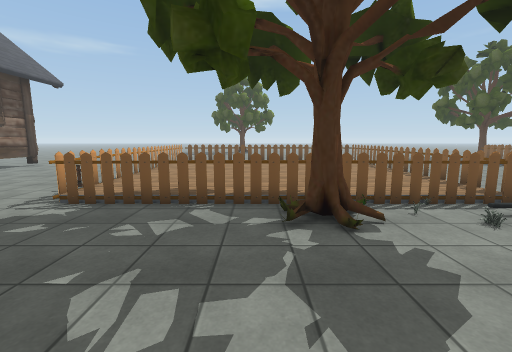
view 1 (above)

24 first-person views from a walk through a scene from a Unity 3-D project. The camera is 1.5 m above the floor, tilts 8° down and sees 90° across. The floor is counted in squares, 1 m on a side. Each view is taken from the middle of a square. On the plan, view 1 faces up. The plan holds only what a view shows up to about 13 squares ahead; the rest is blank. The place goes on beyond the plan. The player character is not drawn. Some surface patterns are stand-ins.

view 2
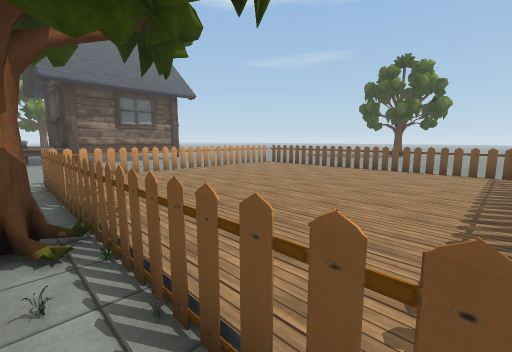

view 3
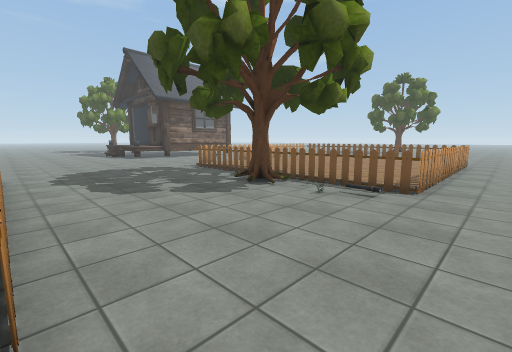

view 4
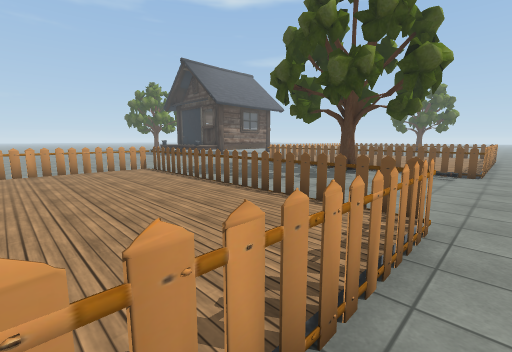

view 5
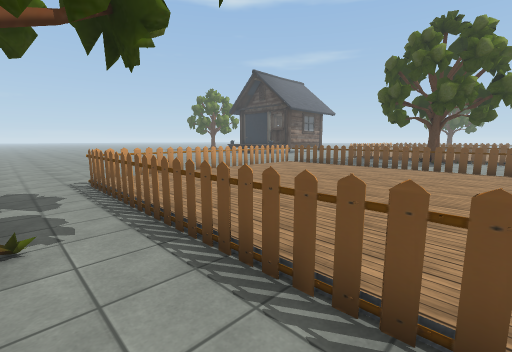

view 6
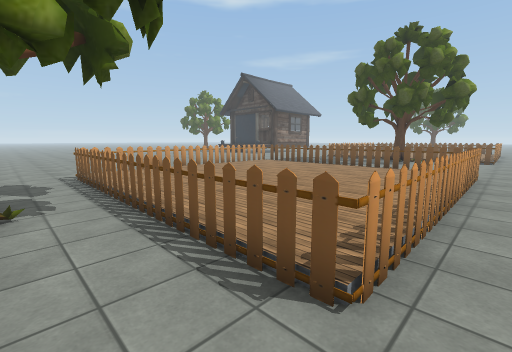

view 7
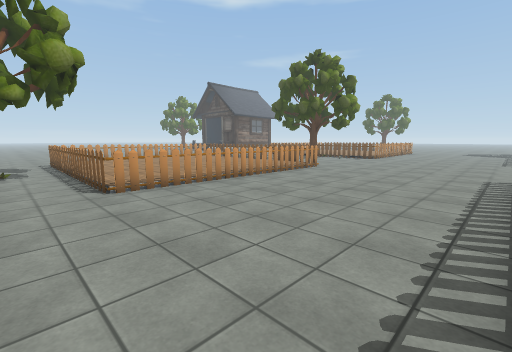

view 8
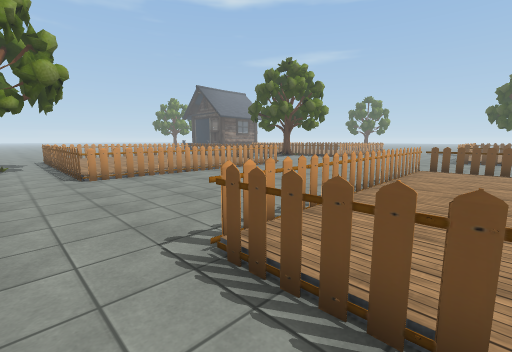

view 9
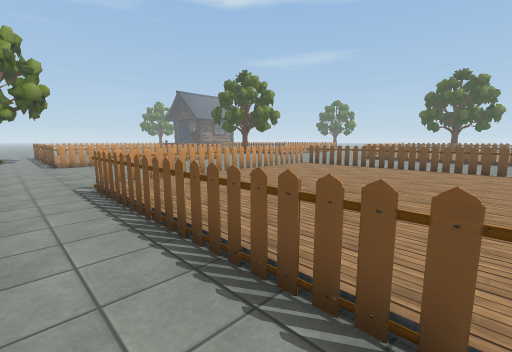

view 10
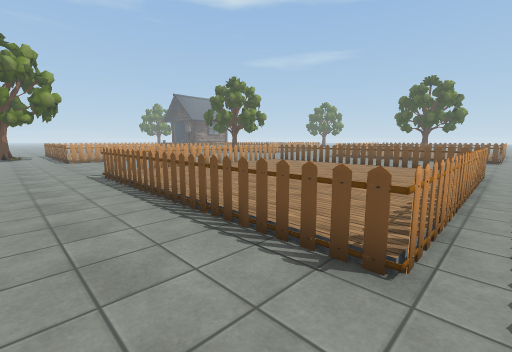

view 11
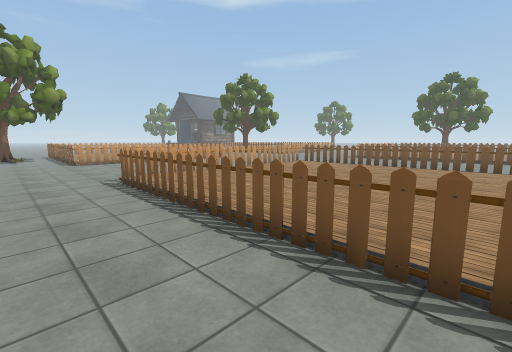

view 12
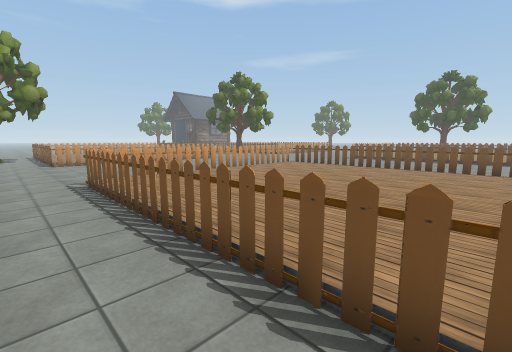

view 13
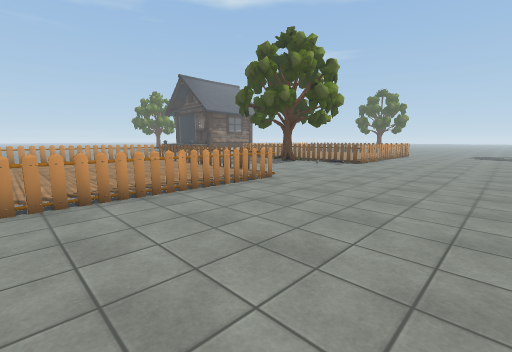

view 14
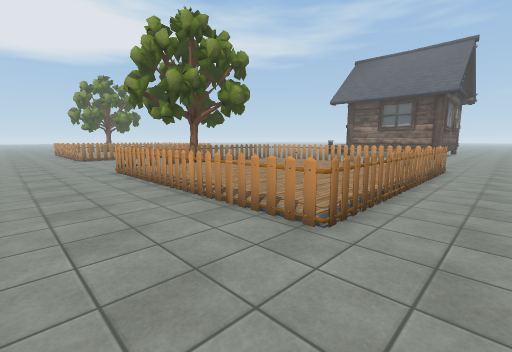

view 15
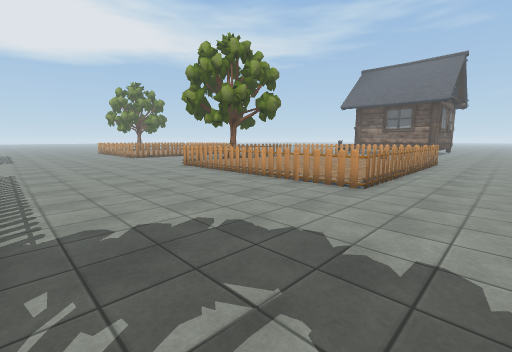

view 16
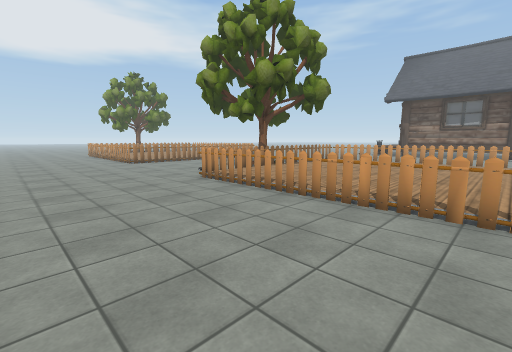

view 17
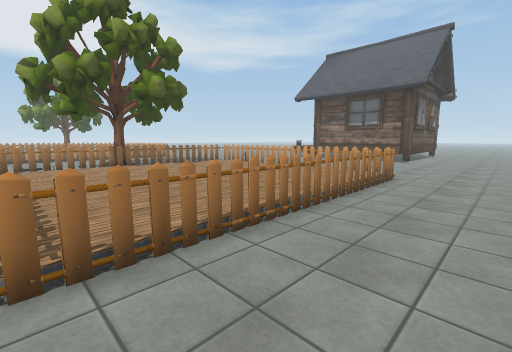

view 18
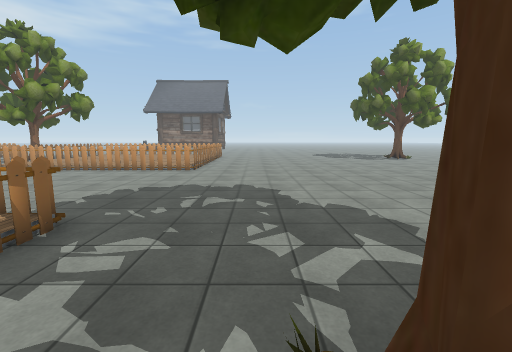

view 19
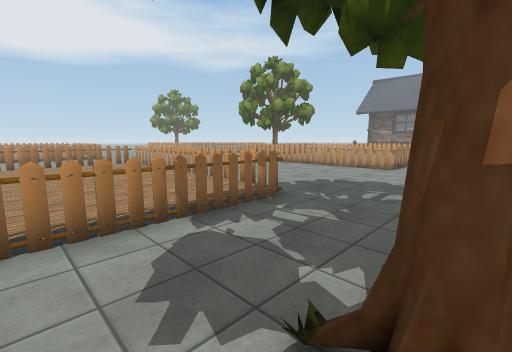

view 20
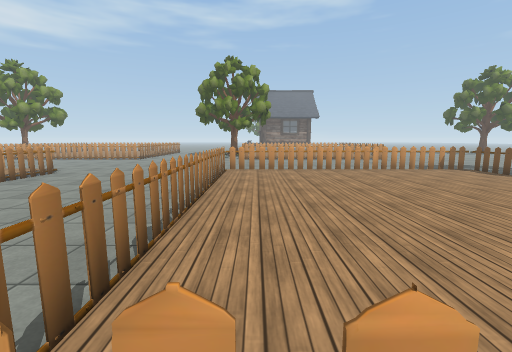

view 21
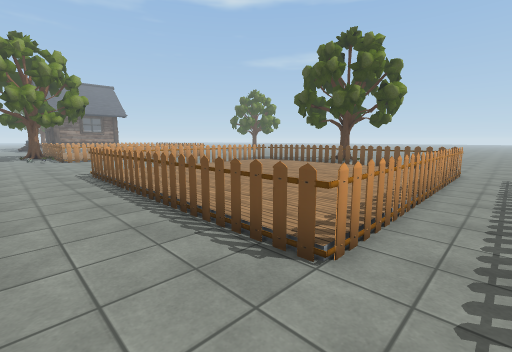

view 22
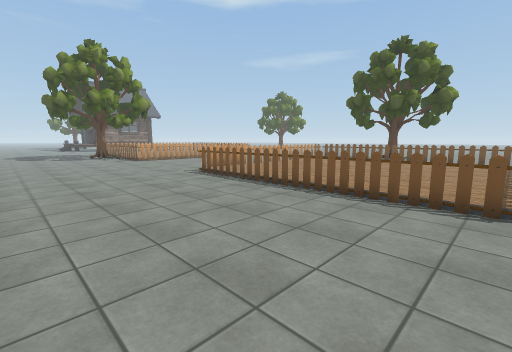

view 23
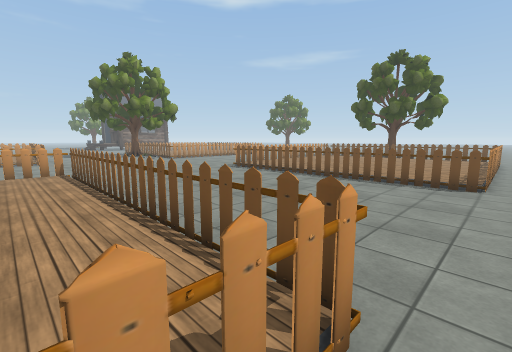

view 24
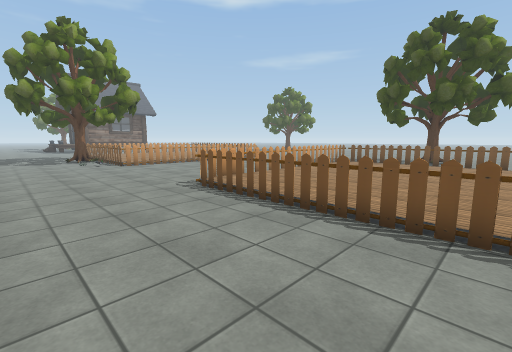

### Floor plan
Key: @ floor where view 1 was taken; # wall or solid block; x gap in a wall; . main floor; : floor 0.25 m higher than the main floor; = window, fence, low wall or low ledge; T thing the floor can be seen under or through; O other object.
Columns run from 6 left of view 1 to 27 right of it. Each row starts with its distance up from view 1.
 21           ..............##.
 20 ........................=.      ..
 19 ...........................     ..
 18 ...........................     ..
 17 .#xxxx#xxxxx#..............     ..
 16  x::::::::::x........===========..
 15  x::::::::::x........x:::::::::=..
 14  #::::::::::x........x:::::::::=..
 13  x::::::::::=........x:::::::::=..
 12 .x::::::::::=........x:::::::::=..
 11 .#::::::::::x........x:::::::::=..
 10 .x::::::::::x........=:::::::::=..
  9  =::::::::::#........=:::::::::=..
  8 .O::::::::::x........=:::::::::=..
  7 .#::::::::::x........x:::::::::=..
  6 .#xxxxTTTxxx#........#xxx#x#xxx#..
  5  ......##..O......................
  4  ......=.........................
  3  .................................
  2 .................................
  1 .................................
  0 ......@..........................
 -1 .................................
 -2 .#xxxx#x#xxx#........#x#xx#xxxx#.
 -3  x::::::::::x.......#::::::::::x.
 -4  x::::::::::#.......x::::::::::x.
 -5  x::::::::::#.......x::::::::::#.
 -6  x::::::::::x.......x::::::::::x.
 -7  x::::::::::x.......x::::::::::x.
 -8  x::::::::::#.......x::::::::::#.
 -9  x::::::::::x.......x::::::::::x.
-10  x::::::::::x.......x::::::::::=.
-11  x::::::::::T.......x::::::::::#.
-12  x::::::::::T.......x::::::::::x.
-13 .#xxxx#x#xxx#.......#xx#xx#xxxx#.
-14 .................................
-15 ................................
-16             ................... .

Where each view was taken, in squares from view 1:
view 1: 0 up, 0 right, facing up
view 2: 5 up, 6 right, facing up-left
view 3: 2 down, 8 right, facing up-left
view 4: 7 down, 7 right, facing up-left
view 5: 15 down, 5 right, facing up-left
view 6: 15 down, 7 right, facing up-left
view 7: 15 down, 14 right, facing up-left
view 8: 15 down, 17 right, facing up-left
view 9: 15 down, 23 right, facing up-left
view 10: 16 down, 26 right, facing up-left
view 11: 16 down, 24 right, facing up-left
view 12: 15 down, 24 right, facing up-left
view 13: 10 down, 13 right, facing up-left
view 14: 19 up, 10 right, facing down-left
view 15: 20 up, 14 right, facing down-left
view 16: 15 up, 12 right, facing down-left
view 17: 20 up, 6 right, facing down-left
view 18: 20 up, 19 right, facing left
view 19: 21 up, 20 right, facing down-left
view 20: 7 up, 26 right, facing left
view 21: 3 up, 27 right, facing up-left
view 22: 1 down, 25 right, facing up-left
view 23: 4 down, 26 right, facing up-left
view 24: 1 up, 22 right, facing up-left
